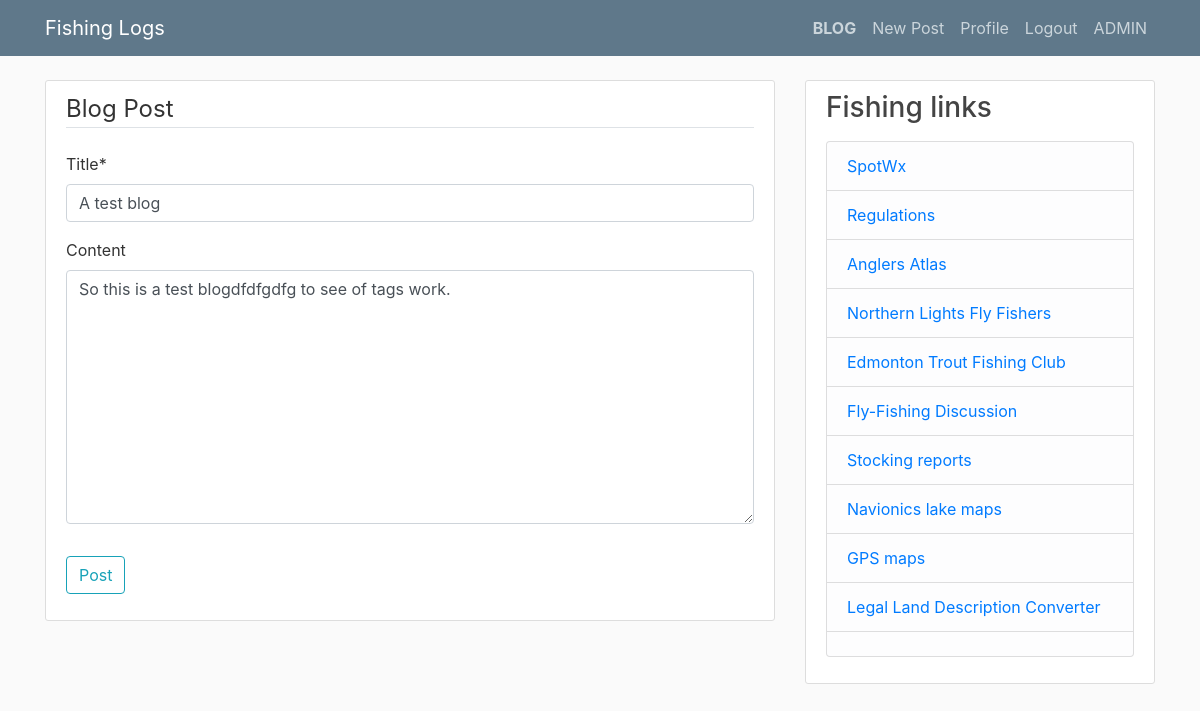
The page /blog/post/12/update/ (signed in) on the database as committed earlier.
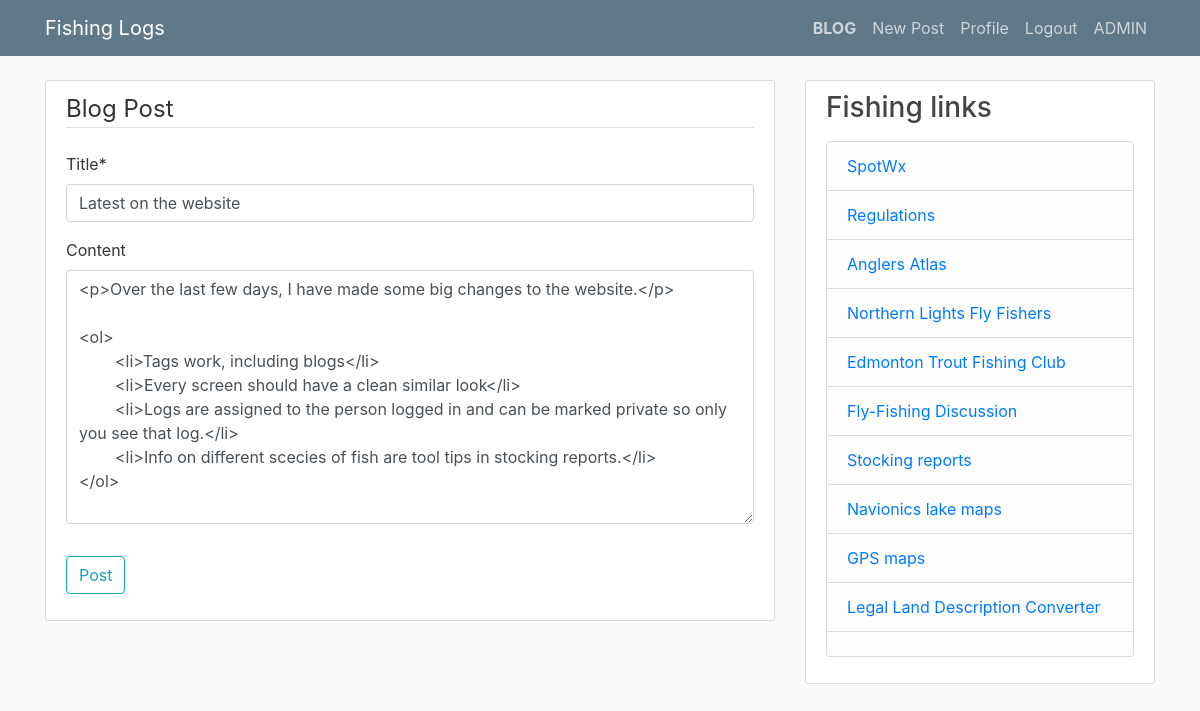
The same page on the database as committed later.
### blog/models.py (models this page shows, shortened)
class Post(models.Model):
    title = models.CharField(max_length=100)
    content = RichTextField (blank=True, null=True)
    date_posted = models.DateTimeField(default=timezone.now)
    author = models.ForeignKey(User, on_delete=models.CASCADE)
    tags = TaggableManager(blank=True)

### blog/views.py (the view, shortened to what this page needs)
# urls.py: path('post/<int:pk>/update/', PostUpdateView.as_view(), name='post-update'),
class PostUpdateView(LoginRequiredMixin, UserPassesTestMixin, UpdateView):
    model = Post
    fields = ['title', 'content', 'tags']
    success_url = '/blog/'
    def test_func(self):
        post = self.get_object()
        if self.request.user == post.author:
            return True
        return False

### blog/templates/blog/post_form.html (shortened to what this page needs)
{% extends "blog/base.html" %}
{% load crispy_forms_tags %}
{% block content %}
    <div class="content-section">
        <form method="POST" enctype="multipart/form-data">
            <fieldset class="form-group">
                <legend class="border-bottom mb-4">Blog Post</legend>
                {% crispy form %}
            </fieldset>
            <div class="form-group">
                <button class="btn btn-outline-info" form="signupform" type="submit">Post</button>
            </div>
        </form>
    </div>
{% endblock content %}

Rows that differ between the two databases and show on the page:
changed Post: title "A test blog" → "Latest on the website"; content "So this is a test blogdfdfgdfg to see of tags work." → "<p>Over the last few days, I have made some big changes to the website.</p> <ol> <li>Tags work, including blogs</li> <li>Every screen should have a clean similar look</li> <li>Logs are assigned to the person logged in and can be marked private so only you see that log.</li> <li>Info on different scecies of fish are tool tips in stocking reports.</li> </ol>"
